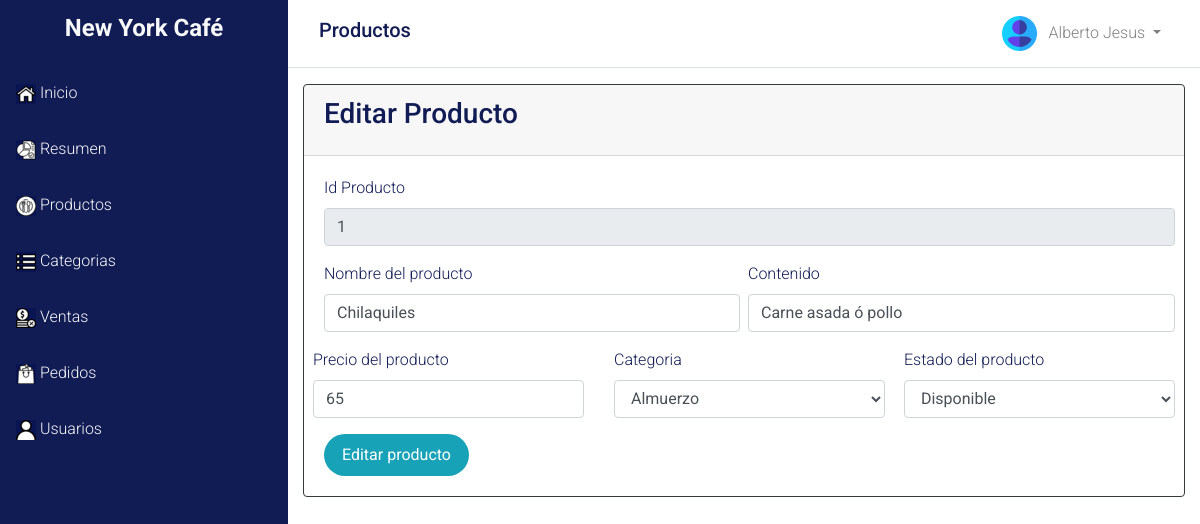
Page /dash/productos/formProducto.php?id=1 (signed in) on the committed database.
### tables this page shows
CREATE TABLE `productos` (
  `id` int(11) NOT NULL,
  `producto` varchar(100) NOT NULL,
  `contenido` varchar(255) DEFAULT NULL,
  `precio` double NOT NULL,
  `id_categoria` int(11) NOT NULL,
  `id_estado` int(11) NOT NULL
);

CREATE TABLE `categoria` (
  `id` int(11) NOT NULL,
  `categoria` varchar(255) NOT NULL
);

CREATE TABLE `estadoproducto` (
  `id` int(11) NOT NULL,
  `estado` varchar(100) NOT NULL
);

### dao/Productos.php (called while the page is built, shortened)
<?php
	class Productos
	{
		private $id;
		private $producto;
		private $contenido;
		private $precio;
		private $id_categoria;
		private $id_estado;
		function __construct($id,$producto,$contenido,$precio,$id_categoria,$id_estado)
		{
			$this->id=$id;
			$this->producto=$producto;
			$this->contenido=$contenido;
			$this->precio=$precio;
			$this->id_categoria=$id_categoria;
			$this->id_estado=$id_estado;
		}
		public function setId($id){
			$this->id=$id;
		}
		public function getId(){
			return $this->id;
		}
		public function getProducto(){
			return $this->producto;
		}
		public function getContenido(){
			return $this->contenido;
		}
		public function getPrecio(){
			return $this->precio;
		}
		public function getId_Categoria(){
			return $this->id_categoria;
		}
		public function getId_Estado(){
			return $this->id_estado;
		}
		public function setConexion($conexion){
			$this->conexion=$conexion;
		}
		public function readProducto(){
			$productos= array();
			$query=
			"SELECT
				*
			FROM productos";
			$stmt=$this->conexion->prepare($query);
			if($stmt->execute()){
				while ($row = $stmt->fetch(PDO::FETCH_ASSOC)){
					extract($row);
					array_push($productos, new Productos($id,$producto,$contenido,$precio,$id_categoria,$id_estado));
				}
				return $productos;
			}else{
				echo "Error:  ".$stmt->errorInfo();
				return false;
			}
		}
		public function readProductoID(){
			$query=
			"SELECT
				*
			FROM productos
			WHERE id=$this->id";
			$stmt=$this->conexion->prepare($query);
			if($stmt->execute()){
				$row = $stmt->fetch(PDO::FETCH_ASSOC);
				extract($row);
				$this->producto = $producto;
				$this->contenido = $contenido;
				$this->precio = $precio;
				$this->id_categoria = $id_categoria;
				$this->id_estado = $id_estado;
			}else{
				echo "Error:  ".$stmt->errorInfo();
				return false;
			}
		}
	}
?>

### dao/Ventas_Productos.php (called while the page is built, shortened)
<?php
	class Ventas_Productos
	{
		private $id_producto;
		function __construct($id_producto,$id_venta,$unidades,$precio)
		{
			$this->id_producto=$id_producto;
		}
		public function setId_producto($id_producto){
			$this->id_producto=$id_producto;
		}
		public function setConexion($conexion){
			$this->conexion=$conexion;
		}
		public function existeProducto(){
			$query=
			"SELECT * FROM
				ventas_productos
			where id_producto=$this->id_producto";
			$stmt=$this->conexion->prepare($query);
			if($stmt->execute()){
				if($stmt->rowcount() > 0){
					return true;
				}else{
					return false;
				}
			}else{
				return false;
			}
		}
	}
?>

### dao/Categoria.php (called while the page is built, shortened)
<?php
	class Categoria
	{
		private $id;
		private $categoria;
		function __construct($id,$categoria)
		{
			$this->id=$id;
			$this->categoria=$categoria;
		}
		public function setId($id){
			$this->id=$id;
		}
		public function getCategoria(){
			return $this->categoria;
		}
		public function setConexion($conexion){
			$this->conexion=$conexion;
		}
		public function readCategoria(){
			$categorias= array();
			$query=
			"SELECT
				*
			FROM categoria";
			$stmt=$this->conexion->prepare($query);
			if($stmt->execute()){
				while ($row = $stmt->fetch(PDO::FETCH_ASSOC)){
					extract($row);
					array_push($categorias, new Categoria($id,$categoria));
				}
				return $categorias;
			}else{
				echo "Error:  ".$stmt->errorInfo();
				return false;
			}
		}
		public function readCategoriaID(){
			$query=
			"SELECT
				*
			FROM categoria
			WHERE id=$this->id";
			$stmt=$this->conexion->prepare($query);
			if($stmt->execute()){
				$row = $stmt->fetch(PDO::FETCH_ASSOC);
				extract($row);
				$this->categoria = $categoria;
			}else{
				echo "Error:  ".$stmt->errorInfo();
				return false;
			}
		}
	}
?>

### dao/EstadoProducto.php (called while the page is built, shortened)
<?php
	class EstadoProducto
	{
		private $id;
		private $estado;
		function __construct($id,$estado)
		{
			$this->id=$id;
			$this->estado=$estado;
		}
		public function setId($id){
			$this->id=$id;
		}
		public function getEstado(){
			return $this->estado;
		}
		public function setConexion($conexion){
			$this->conexion=$conexion;
		}
		public function readEstado(){
			$estados= array();
			$query=
			"SELECT
				*
			FROM estadoProducto";
			$stmt=$this->conexion->prepare($query);
			if($stmt->execute()){
				while ($row = $stmt->fetch(PDO::FETCH_ASSOC)){
					extract($row);
					array_push($estados, new EstadoProducto($id,$estado));
				}
				return $estados;
			}else{
				echo "Error:  ".$stmt->errorInfo();
				return false;
			}
		}
		public function readEstadoID(){
			$query=
			"SELECT
				*
			FROM estadoProducto
			WHERE id=$this->id";
			$stmt=$this->conexion->prepare($query);
			if($stmt->execute()){
				$row = $stmt->fetch(PDO::FETCH_ASSOC);
				extract($row);
				$this->estado = $estado;
			}else{
				echo "Error:  ".$stmt->errorInfo();
				return false;
			}
		}
	}
?>

### dash/productos/formProducto.php (the view, shortened to what this page needs)
	<?php
	$ruta="../../";
    include($ruta.'config/Precarga.php');
	include ($ruta.'header/header_dashboard.php');
    include ($ruta.'dao/Productos.php');
    $producto = new Productos('$id','$producto','$contenido','$precio','$id_categoria','$id_estado');
    $producto->setConexion($bd);
     if(isset($_GET["id"])){
      $producto->setId($_GET["id"]);
      $producto->readProductoID();
      $busca1=$producto->getId_Categoria();
      $busca2=$producto->getId_Estado();
    }
    $productos=$producto->readProducto();
    include($ruta.'dao/Categoria.php');
    $categoria = new Categoria('$id','$categoria');
    $categoria->setConexion($bd);
    if(isset($_GET["id"])){
      $categoria->setId($busca1);
      $categoria->readCategoriaID();
    }
    $categorias=$categoria->readCategoria();
    include($ruta.'dao/EstadoProducto.php');
    $estado = new EstadoProducto('$id','$estado');
    $estado->setConexion($bd);
    if(isset($_GET["id"])){
      $estado->setId($busca2);
      $estado->readEstadoID();
    }
    $estados=$estado->readEstado();
    include($ruta.'dao/Ventas_Productos.php');
	 ?>
   <div class="main-panel">
            <nav class="navbar navbar-expand-lg " color-on-scroll="500">
            </nav>
            <div class="content">
                <div class="container-fluid">
                    <div class="row">
                        <div class="col-md-12">
                            <div class="card border-dark">
                                <div class="card-header">
                                    <h3 class="card-title"><?=isset($_GET["id"])?"Editar":"Agregar"?> Producto</h3>
                                </div>
                                <div class="card-body">
                                    <form
                                    action="<?=isset($_GET['id'])?'editarProducto.php':'agregarProducto.php'?>" method="post">
                                        <div class="row">
                                            <?php if (isset($_GET['id'])){?>
                                            <div class="col-md-12 pr-1">
                                              <div class="form-group">
                                                <label>Id Producto</label>
                                                <input type="text" name="id" class="form-control" value="<?=$producto->getId() ?>" readonly>
                                              </div>
                                            </div>
                                            <?php } ?>
                                            <div class="col-md-6 pr-1">
                                                <div class="form-group">
                                                    <label>Nombre del producto</label>
                                                    <input type="text" class="form-control" placeholder="Nombre" required name="nombre"
                                                    <?php if(isset($_GET["id"])){
                                                                $idProduc=$producto->getId();
                                                                $ventaProduc = new Ventas_Productos('','','','');
                                                                $ventaProduc->setConexion($bd);
                                                                $ventaProduc->setId_producto($idProduc);
                                                                $existe=$ventaProduc->existeProducto();
                                                                $pedidoProduc2 = new Pedidos_Productos('','','','');
                                                                $pedidoProduc2->setConexion($bd);
                                                                $pedidoProduc2->setId_producto($idProduc);
                                                                $existe2=$pedidoProduc2->existeProducto();
                                                                if($existe == true && $existe2 ==true){?>
                                                                    value="<?=$producto->getProducto()?>" readonly
                                                        <?php  }else{
                                                                    ?>
                                                                    value="<?=$producto->getProducto()?>"
                                                                    <?php
                                                                }
                                                            ?>
                                                       <?php }?>
                                                    >
                                                </div>
                                            </div>
                                            <div class="col-md-6 px-1">
                                                <div class="form-group">
                                                    <label>Contenido</label>
                                                    <input type="text" class="form-control" placeholder="Contenido del producto" min="0" name="cont"
                                                        <?php if(isset($_GET["id"])){?>
                                                                value="<?=$producto->getContenido()?>"
                                                           <?php } ?>
                                                    >
                                                </div>
                                            </div>
                                        </div>
                                        <div class="row">
                                            <div class="col-md-4 pl-1">
                                                <div class="form-group">
                                                    <label for="exampleInputEmail1">Precio del producto</label>
                                                    <input type="number" class="form-control" placeholder="Precio" required="" min="0" name="precio"
                                                        <?php if(isset($_GET["id"])){?>
                                                                value="<?=$producto->getPrecio()?>"
                                                           <?php } ?>
                                                    >
                                                </div>
                                            </div>
                                            <div class="col-md-4 pr-1">
                                                <div class="form-group">
                                                    <label>Categoria</label>
                                                    <select name="id_categoria" class="form-control" required="">
                                                    <?php if(isset($_GET["id"])){?>
                                                            <option value="<?=$producto->getId_Categoria()?>">
                                                                <?=$categoria->getCategoria()?>
                                                            </option>
                                                    <?php }else{?>
                                                            <option value=""> Selecciona una categoria</option>
                                                                <?php } ?>
                                                    </select>
                                                </div>
                                            </div>
                                            <div class="col-md-4 pr-1">
                                                <div class="form-group">
                                                    <label>Estado del producto</label>
                                                    <select name="id_estado" class="form-control" required="">
                                                    <?php if(isset($_GET["id"])){?>
                                                            <option value="<?=$producto->getId_Estado()?>">
                                                                <?=$estado->getEstado()?>
                                                            </option>
                                                    <?php }else{?>
                                                            <option value=""> Selecciona un estado</option>
                                                    <?php } ?>
                                                    </select>
                                                </div>
                                            </div>
                                        </div>
                                        <button type="submit" class="btn btn-info btn-fill btn-round"><?=isset($_GET["id"])?"Editar":"Agregar"?> producto</button>
                                    </form>
                                </div>
                            </div>
                        </div>
                    </div>
                </div>
            </div>
<?php
include($ruta.'footer/footer_dashboard.php');
 ?>

### assets/css/style.css (style rules this page uses)
:root { --primary: #111b54; --light: #fff; --grey: #efefef; overflow-y: scroll; }
body { overflow: hidden; font-family: 'Roboto', sans-serif; font-weight: 300; color: var(--primary); }
.btn { border: 0; }
.btn-round { border-width: 1px; border-radius: 30px !important; padding: 9px 18px; }

### rows in the picture
productos: id "1", nombre "Chilaquiles", cont "Carne asada ó pollo", precio "65"
categoria: id_categoria "Almuerzo"
estadoproducto: id_estado "Disponible"

### other values in the picture
$titulo "Productos"
$_SESSION['nombre'] "Alberto Jesus"
